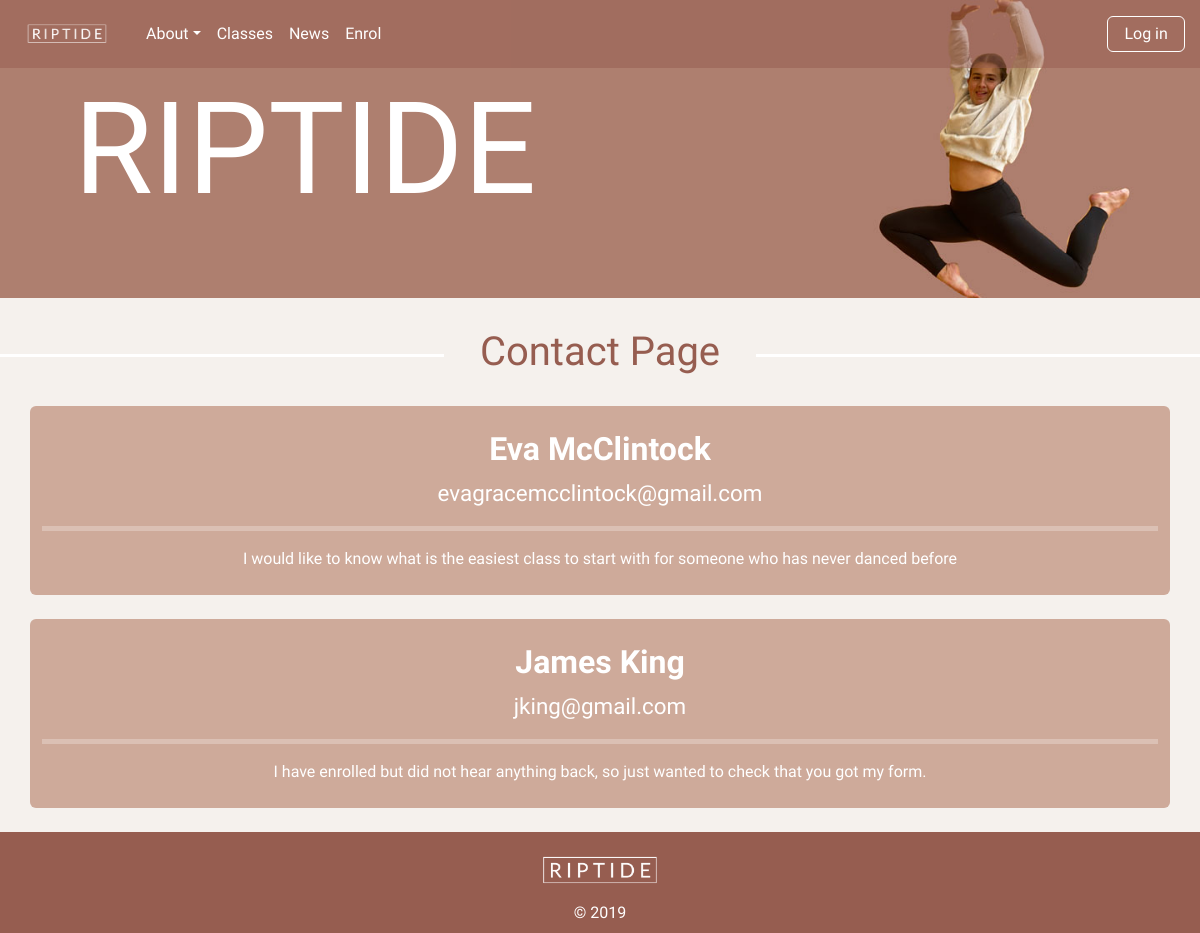
/contact, run on an earlier commit of the app's database.
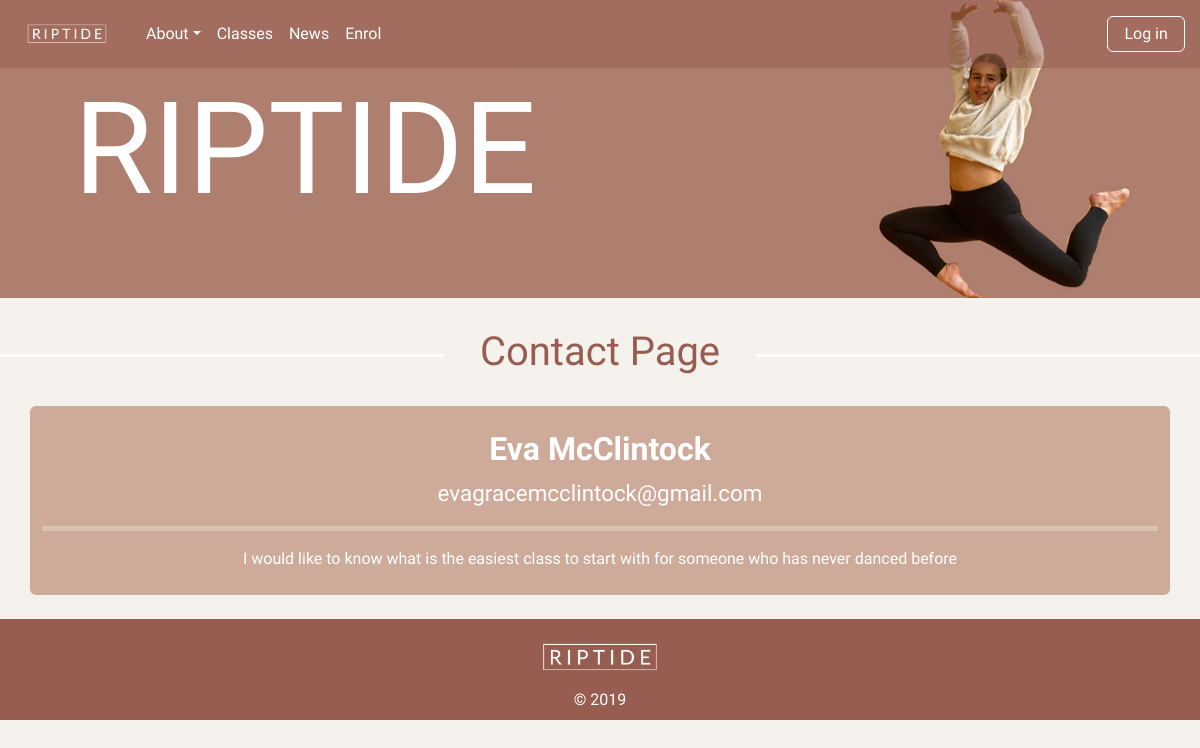
And on a later commit of the database.
### tables this page shows
CREATE TABLE contact(
    contact_id integer primary key autoincrement not null,
    contact_name text not null,
    email text not null unique,
    message not null
);

### server.py (the view)
@app.route('/contact')
def contact():
    data = request.args
    sql = """select contact_name, email, message from contact"""
    result = run_search_query_tuples(sql, (), db_path, True)
    return render_template("contact.html", contact=result)

### db_functions.py (called while the page is built)
def run_search_query_tuples(sql_query,values_tuple, file_path, rowfactory=False):
    result = None
    try:
        db = sqlite3.connect(file_path)
        if rowfactory:
            db.row_factory = sqlite3.Row
        cursor = db.cursor()
        cursor.execute(sql_query,values_tuple)
        result = cursor.fetchall()
        cursor.close()
    except sqlite3.Error as error:
        print("Error running search query tuples: {}".format(error))
        return None
    db.close()
    if result is None:
        print("No search values were found")
    return result

### templates/contact.html (shortened to what this page needs)
{% extends "layout.html" %}
{% block banner %}
static/images/molly_banner3.jpg
{% endblock %}
{% block content %}
<h1>Contact Page</h1>
{% for row in contact %}
<div class="container container-fluid form-background py-4 rounded">
    <h4><b>{{ row['contact_name'] }}</b></h4>
    <div class="subtitle">{{ row['email'] }}</div>
    <hr>
    <p class="news-text">{{ row['message'] }}</p>
</div>
    <br>
{%  endfor %}
{% endblock %}

### templates/layout.html (shortened to what this page needs)
<!DOCTYPE html>
<html lang="en">
<head>
    <link href="https://cdn.jsdelivr.net/npm/bootstrap@5.2.3/dist/css/bootstrap.min.css" rel="stylesheet">
    <link rel="stylesheet" href="static/styles.css">
</head>
<body>
<nav id="Home" class="navbar navbar-expand-sm fixed-top">
  <div class="container-fluid">
    <div class="collapse navbar-collapse" id="collapsibleNavbar">
      <ul class="navbar-nav">
        <a class="navbar-brand" href="{{url_for('index')}}"><img class="nav-logo" src="static/images/Riptide-1.png"></a>
        <li class="nav-item dropdown">
          <a class="nav-link dropdown-toggle" href="{{url_for('about')}}" role="button" data-bs-toggle="dropdown">About</a>
        </li>
        <li class="nav-item">
          <a class="nav-link" href={{url_for('classes')}}>Classes</a>
        </li>
        <li class="nav-item">
          <a class="nav-link" href="{{url_for('news')}}">News</a>
        </li>
        <li class="nav-item">
          <a class="nav-link" href="{{url_for('enrol')}}">Enrol</a>
        </li>
      </ul>
<div class="ms-auto">
        {% if session and session['authorisation'] == 0 or session['authorisation'] == 1 %}
        <a class="nav-link btn btn-outline" href="{{url_for('logout')}}#">Logout</a>
        {% else %}
        <a class="nav-link btn btn-outline" href="{{url_for('login')}}">Log in</a>
        {% endif %}
    </div>
  </div>
</div>
    </nav>
<div class="img-container">
<img class="img-fluid" src="{%block banner %}{% endblock %}" alt="">
<div class="banner">RIPTIDE</div>
<div class="banner-quote">{%block quote %}{% endblock %}</div>
</div>
{% block content %}
{% endblock %}
<footer class="footer-content">
    <img class="footer-image" src="static/images/Riptide-1.png">
    <div>&copy; 2019</div>
    </footer>
</body>
</html>

### static/styles.css (style rules this page uses)
body { font-family: 'Ubuntu', sans-serif; background-color: rgb(245,241,237); }
.navbar { background-color: rgba(150,93,80,0.5); }
.nav-item { margin: auto; }
.nav-link { color:white; }
.nav-logo { max-width: 110px; }
.btn-outline { border: 1px solid white; padding: 0.3em 1em; }
.form-background { background-color: rgb(206, 170, 154) }
.img-container { position: relative; text-align: center; color: rgb(255,255,255); }
.banner { position: absolute; top: 50%; left: 10%; transform: translate(-10%, -50%); font-size: 8em; }
.banner-quote { position: absolute; top: 76%; left: 10%; transform: translate(-10%, -50%); font-size: 1.5em; text-align: center; font-style: italic; padding: 1em 1em; color: rgb(255,255,255); }
h1 { padding:0; overflow: hidden; color:rgb(150,93,80); display: table; white-space: nowrap; margin: 0.75em 0; scroll-margin-top: 3em; }
h1:before, h1:after { border-top: 3px solid rgb(255,255,255); content: ''; display: table-cell; position: relative; top: 0.65em; width: 50%; }
h1:before { right: 3%; }
h1:after { left: 3%; }
h4 { text-align: center; color: rgb(255,255,255); font-size: 2em; }
p { padding:0 4em 0 4em; margin:auto; text-align: center; font-size: 1.3em; }
.footer-content { background-color: rgb(150,93,80); text-align: center; padding: 0.5em 0 0.5em 0; color: white; }
.footer-image { max-width: 160px; }
.btn { color: white; margin: 0.2em; }
.subtitle { text-align: center; font-size: 1.4em; color: white; }
.news-text { text-align: center; font-size: 1em; color: white; }
hr { color:white; border-width: 5px; }

What changed in the data, as far as the page shows it:
removed contact: contact_name "James King", email "jking@gmail.com", message "I have enrolled but did not hear anything back, so just wanted to check that you got my form."
